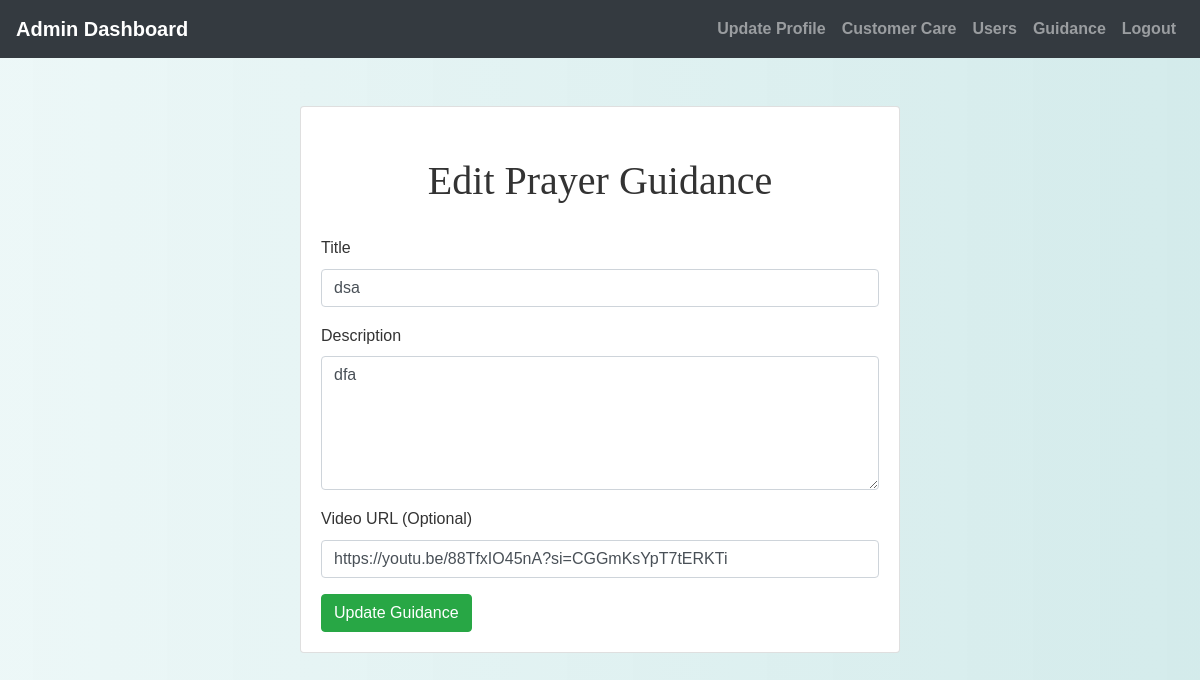
Page /admin/edit_guidance.php?id=2 (signed in) on the committed database.
### tables this page shows
CREATE TABLE `prayer_guidance` (
  `guidance_id` int(11) NOT NULL,
  `title` varchar(255) NOT NULL,
  `description` text DEFAULT NULL,
  `video_url` varchar(255) DEFAULT NULL,
  `created_at` datetime DEFAULT current_timestamp(),
  `updated_at` datetime DEFAULT current_timestamp() ON UPDATE current_timestamp()
);

### admin/edit_guidance.php (the view, shortened to what this page needs)
<?php
include('config.php');
if (isset($_GET["id"])) {
    $guidance_id = intval($_GET["id"]);
    $sql = "SELECT * FROM prayer_guidance WHERE guidance_id = ?";
    $stmt = $conn->prepare($sql);
    $stmt->bind_param("i", $guidance_id);
    $stmt->execute();
    $result = $stmt->get_result();
    $guidance = $result->fetch_assoc();
}
?>
<!DOCTYPE html>
<html lang="en">
<head>
    <link rel="stylesheet" href="https://maxcdn.bootstrapcdn.com/bootstrap/4.5.2/css/bootstrap.min.css">
    <link rel="stylesheet" href="../css/style.css">
</head>
<body>
    <?php include('admin_navbar.php'); ?>
    <div class="container mt-5">
    <div class="card mx-auto" style="max-width: 600px;">
        <div class="card-body">
        <h1>Edit Prayer Guidance</h1>
        <form method="POST" action="">
            <div class="form-group">
                <label for="title">Title</label>
                <input type="text" class="form-control" id="title" name="title" value="<?php echo htmlspecialchars($guidance["title"]); ?>" required>
            </div>
            <div class="form-group">
                <label for="description">Description</label>
                <textarea class="form-control" id="description" name="description" rows="5"><?php echo htmlspecialchars($guidance["description"]); ?></textarea>
            </div>
            <div class="form-group">
                <label for="video_url">Video URL (Optional)</label>
                <input type="url" class="form-control" id="video_url" name="video_url" value="<?php echo htmlspecialchars($guidance["video_url"]); ?>">
            </div>
            <button type="submit" class="btn btn-success" name="update_guidance">Update Guidance</button>
        </form>
    </div>
    </div>
    </div>
</body>
</html>

### css/style.css (style rules this page uses)
body { background: linear-gradient(90deg, rgba(233, 246, 246, 0.831), rgba(207, 233, 233, 0.9)); font-family: 'Arial', sans-serif; color: #333; line-height: 1.6; }
h1, h2, h3, h4 { text-align: center; margin-top: 30px; margin-bottom: 30px; font-family: 'Georgia', serif; }
.container { margin-bottom: 40px; }

### rows in the picture
prayer_guidance: title "dsa", description "dfa", video_url "https://youtu.be/88TfxIO45nA?si=CGGmKsYpT7tERKTi"
